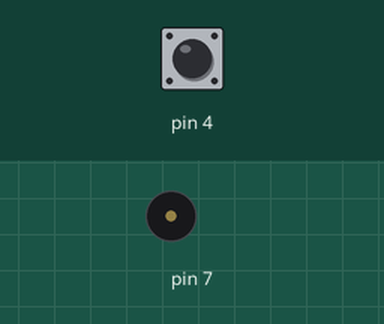
A sketch run on a simulated Arduino Uno, built with avr-gcc and run on an emulated ATmega328P. Parts: buzzer (waves = sounding). Inputs (shaded band) come from the test bench; at power-on: pin 4 HIGH. Random numbers use the default seed unless the sketch sets one.

Above: at 1.2 s.
1.3 s: pin 4 pulled LOW for 1 s
Timing chart, 0 to 2.2 s (numbered marks = the images above; inputs shaded):
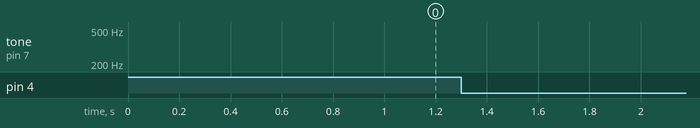

The sketch:

ToneButton.ino
```cpp
/*


*/
int buttonState = 0;
void setup() {

  pinMode(4, INPUT);
  digitalWrite(4, HIGH);  //Set internal pull up resistor
}

void loop() {
  buttonState = digitalRead(4);
    if (buttonState == LOW) {
    //make noise
    noise(500,500);
  }
}

//================================================================================//
// Noise                                                                          //
// This code generates random tones for DURATION between +300 and -300 of the     //
// FREQency specified.                                                            //
//================================================================================//
void noise(int freq, int duration)  {
int low = freq - 300;
int high = freq + 300;
unsigned long time = millis();
while(millis() - time <= duration)  {
tone(7, random(low, high));
}
noTone(7);
}
```
